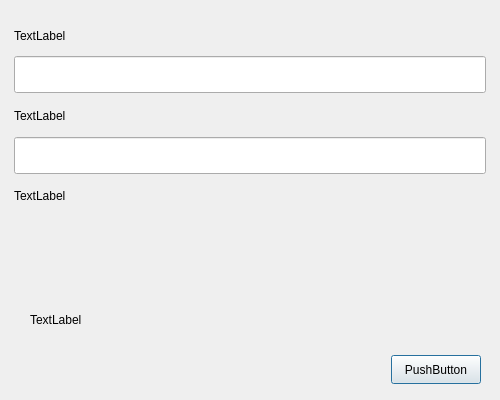
<?xml version="1.0" encoding="UTF-8"?>
<ui version="4.0">
 <class>settingWindow</class>
 <widget class="QDialog" name="settingWindow">
  <property name="geometry">
   <rect>
    <x>0</x>
    <y>0</y>
    <width>500</width>
    <height>400</height>
   </rect>
  </property>
  <property name="windowTitle">
   <string>Dialog</string>
  </property>
  <widget class="QLabel" name="cookieLabel">
   <property name="geometry">
    <rect>
     <x>14</x>
     <y>15</y>
     <width>471</width>
     <height>41</height>
    </rect>
   </property>
   <property name="text">
    <string>TextLabel</string>
   </property>
  </widget>
  <widget class="QLineEdit" name="cookieLineEdit">
   <property name="geometry">
    <rect>
     <x>14</x>
     <y>56</y>
     <width>472</width>
     <height>37</height>
    </rect>
   </property>
  </widget>
  <widget class="QLabel" name="exceptOrderLabel">
   <property name="geometry">
    <rect>
     <x>14</x>
     <y>180</y>
     <width>471</width>
     <height>31</height>
    </rect>
   </property>
   <property name="text">
    <string>TextLabel</string>
   </property>
  </widget>
  <widget class="QPushButton" name="saveButton">
   <property name="geometry">
    <rect>
     <x>391</x>
     <y>355</y>
     <width>90</width>
     <height>29</height>
    </rect>
   </property>
   <property name="text">
    <string>PushButton</string>
   </property>
  </widget>
  <widget class="QLabel" name="imageInformationLabel">
   <property name="geometry">
    <rect>
     <x>14</x>
     <y>312</y>
     <width>15</width>
     <height>15</height>
    </rect>
   </property>
   <property name="text">
    <string/>
   </property>
   <property name="pixmap">
    <pixmap resource="resources.qrc">:/logo/github.png</pixmap>
   </property>
  </widget>
  <widget class="QLabel" name="informationTextLabel">
   <property name="geometry">
    <rect>
     <x>30</x>
     <y>310</y>
     <width>441</width>
     <height>20</height>
    </rect>
   </property>
   <property name="text">
    <string>TextLabel</string>
   </property>
  </widget>
  <widget class="QLabel" name="changeCookieLabel">
   <property name="geometry">
    <rect>
     <x>379</x>
     <y>335</y>
     <width>121</width>
     <height>20</height>
    </rect>
   </property>
   <property name="text">
    <string>&lt;html&gt;&lt;head/&gt;&lt;body&gt;&lt;p align=&quot;center&quot;&gt;&lt;br/&gt;&lt;/p&gt;&lt;/body&gt;&lt;/html&gt;</string>
   </property>
  </widget>
  <widget class="QWidget" name="verticalLayoutWidget">
   <property name="geometry">
    <rect>
     <x>14</x>
     <y>217</y>
     <width>471</width>
     <height>91</height>
    </rect>
   </property>
   <layout class="QVBoxLayout" name="verticalLayout">
    <item>
     <widget class="MyTextEdit" name="exceptOrdersTextEdit" native="true"/>
    </item>
   </layout>
  </widget>
  <widget class="QLabel" name="phpSessidLabel">
   <property name="geometry">
    <rect>
     <x>14</x>
     <y>100</y>
     <width>451</width>
     <height>31</height>
    </rect>
   </property>
   <property name="text">
    <string>TextLabel</string>
   </property>
  </widget>
  <widget class="QLineEdit" name="phpSessLineEdit">
   <property name="geometry">
    <rect>
     <x>14</x>
     <y>137</y>
     <width>472</width>
     <height>37</height>
    </rect>
   </property>
  </widget>
 </widget>
 <customwidgets>
  <customwidget>
   <class>MyTextEdit</class>
   <extends>QWidget</extends>
   <header>mytextedit.h</header>
  </customwidget>
 </customwidgets>
 <resources>
  <include location="resources.qrc"/>
  <include location="resources.qrc"/>
 </resources>
 <connections/>
</ui>
